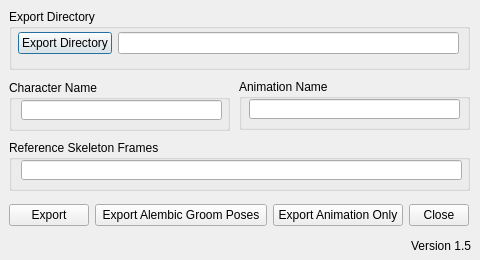
<?xml version="1.0" encoding="UTF-8"?>
<ui version="4.0">
 <class>DthExporterGui</class>
 <widget class="QDialog" name="DthExporterGui">
  <property name="geometry">
   <rect>
    <x>0</x>
    <y>0</y>
    <width>480</width>
    <height>260</height>
   </rect>
  </property>
  <property name="sizePolicy">
   <sizepolicy hsizetype="Fixed" vsizetype="Fixed">
    <horstretch>0</horstretch>
    <verstretch>0</verstretch>
   </sizepolicy>
  </property>
  <property name="minimumSize">
   <size>
    <width>480</width>
    <height>260</height>
   </size>
  </property>
  <property name="maximumSize">
   <size>
    <width>480</width>
    <height>260</height>
   </size>
  </property>
  <property name="windowTitle">
   <string>DazToHue Exporter</string>
  </property>
  <widget class="QGroupBox" name="gbExportDirectory">
   <property name="geometry">
    <rect>
     <x>9</x>
     <y>9</y>
     <width>461</width>
     <height>61</height>
    </rect>
   </property>
   <property name="title">
    <string>Export Directory</string>
   </property>
   <widget class="QWidget" name="horizontalLayoutWidget">
    <property name="geometry">
     <rect>
      <x>9</x>
      <y>19</y>
      <width>441</width>
      <height>31</height>
     </rect>
    </property>
    <layout class="QHBoxLayout" name="horizontalLayout">
     <item>
      <widget class="QPushButton" name="btnExportDirectory">
       <property name="text">
        <string>Export Directory</string>
       </property>
      </widget>
     </item>
     <item>
      <widget class="QLineEdit" name="txtExportDirectory"/>
     </item>
    </layout>
   </widget>
  </widget>
  <widget class="QWidget" name="horizontalLayoutWidget_2">
   <property name="geometry">
    <rect>
     <x>9</x>
     <y>200</y>
     <width>460</width>
     <height>31</height>
    </rect>
   </property>
   <layout class="QHBoxLayout" name="hlButtons">
    <item>
     <widget class="QPushButton" name="btnExport">
      <property name="sizePolicy">
       <sizepolicy hsizetype="Fixed" vsizetype="Fixed">
        <horstretch>0</horstretch>
        <verstretch>0</verstretch>
       </sizepolicy>
      </property>
      <property name="text">
       <string>Export</string>
      </property>
     </widget>
    </item>
    <item>
     <widget class="QPushButton" name="btnExportAlembicGroomPoses">
      <property name="text">
       <string>Export Alembic Groom Poses</string>
      </property>
     </widget>
    </item>
    <item>
     <widget class="QPushButton" name="btnExportAnimationOnly">
      <property name="maximumSize">
       <size>
        <width>130</width>
        <height>16777215</height>
       </size>
      </property>
      <property name="text">
       <string>Export Animation Only</string>
      </property>
     </widget>
    </item>
    <item>
     <widget class="QPushButton" name="btnClose">
      <property name="maximumSize">
       <size>
        <width>60</width>
        <height>16777215</height>
       </size>
      </property>
      <property name="text">
       <string>Close</string>
      </property>
     </widget>
    </item>
   </layout>
  </widget>
  <widget class="QGroupBox" name="gbCharacterName">
   <property name="geometry">
    <rect>
     <x>9</x>
     <y>80</y>
     <width>221</width>
     <height>51</height>
    </rect>
   </property>
   <property name="title">
    <string>Character Name</string>
   </property>
   <widget class="QLineEdit" name="txtCharacterName">
    <property name="geometry">
     <rect>
      <x>12</x>
      <y>20</y>
      <width>201</width>
      <height>20</height>
     </rect>
    </property>
   </widget>
  </widget>
  <widget class="QGroupBox" name="gbReferenceFrames">
   <property name="geometry">
    <rect>
     <x>9</x>
     <y>140</y>
     <width>461</width>
     <height>51</height>
    </rect>
   </property>
   <property name="title">
    <string>Reference Skeleton Frames</string>
   </property>
   <widget class="QLineEdit" name="txtReferenceFrames">
    <property name="enabled">
     <bool>true</bool>
    </property>
    <property name="geometry">
     <rect>
      <x>12</x>
      <y>20</y>
      <width>441</width>
      <height>20</height>
     </rect>
    </property>
   </widget>
  </widget>
  <widget class="QLabel" name="lblVersion">
   <property name="geometry">
    <rect>
     <x>10</x>
     <y>236</y>
     <width>461</width>
     <height>20</height>
    </rect>
   </property>
   <property name="text">
    <string>Version 1.5</string>
   </property>
   <property name="alignment">
    <set>Qt::AlignmentFlag::AlignRight|Qt::AlignmentFlag::AlignTrailing|Qt::AlignmentFlag::AlignVCenter</set>
   </property>
  </widget>
  <widget class="QGroupBox" name="gbAnimationName">
   <property name="geometry">
    <rect>
     <x>239</x>
     <y>79</y>
     <width>231</width>
     <height>51</height>
    </rect>
   </property>
   <property name="title">
    <string>Animation Name</string>
   </property>
   <widget class="QLineEdit" name="txtAnimationName">
    <property name="geometry">
     <rect>
      <x>10</x>
      <y>20</y>
      <width>211</width>
      <height>20</height>
     </rect>
    </property>
   </widget>
  </widget>
 </widget>
 <resources/>
 <connections>
  <connection>
   <sender>btnExportDirectory</sender>
   <signal>clicked()</signal>
   <receiver>DthExporterGui</receiver>
   <slot>handleBrowseClicked()</slot>
   <hints>
    <hint type="sourcelabel">
     <x>72</x>
     <y>42</y>
    </hint>
    <hint type="destinationlabel">
     <x>387</x>
     <y>5</y>
    </hint>
   </hints>
  </connection>
  <connection>
   <sender>btnClose</sender>
   <signal>clicked()</signal>
   <receiver>DthExporterGui</receiver>
   <slot>handleCloseClicked()</slot>
   <hints>
    <hint type="sourcelabel">
     <x>448</x>
     <y>212</y>
    </hint>
    <hint type="destinationlabel">
     <x>311</x>
     <y>174</y>
    </hint>
   </hints>
  </connection>
  <connection>
   <sender>btnExport</sender>
   <signal>clicked()</signal>
   <receiver>DthExporterGui</receiver>
   <slot>handleExportClicked()</slot>
   <hints>
    <hint type="sourcelabel">
     <x>84</x>
     <y>220</y>
    </hint>
    <hint type="destinationlabel">
     <x>160</x>
     <y>176</y>
    </hint>
   </hints>
  </connection>
  <connection>
   <sender>btnExportAlembicGroomPoses</sender>
   <signal>clicked()</signal>
   <receiver>DthExporterGui</receiver>
   <slot>handleExportAlembicGroomPosesClicked()</slot>
   <hints>
    <hint type="sourcelabel">
     <x>223</x>
     <y>226</y>
    </hint>
    <hint type="destinationlabel">
     <x>19</x>
     <y>259</y>
    </hint>
   </hints>
  </connection>
  <connection>
   <sender>btnExportAnimationOnly</sender>
   <signal>clicked()</signal>
   <receiver>DthExporterGui</receiver>
   <slot>handleExportAnimationOnlyClicked()</slot>
   <hints>
    <hint type="sourcelabel">
     <x>300</x>
     <y>220</y>
    </hint>
    <hint type="destinationlabel">
     <x>311</x>
     <y>239</y>
    </hint>
   </hints>
  </connection>
 </connections>
 <slots>
  <slot>handleBrowseClicked()</slot>
  <slot>handleExportClicked()</slot>
  <slot>handleCloseClicked()</slot>
  <slot>handleExportAnimationOnlyClicked()</slot>
  <slot>handleExportAlembicGroomPosesClicked()</slot>
 </slots>
</ui>
